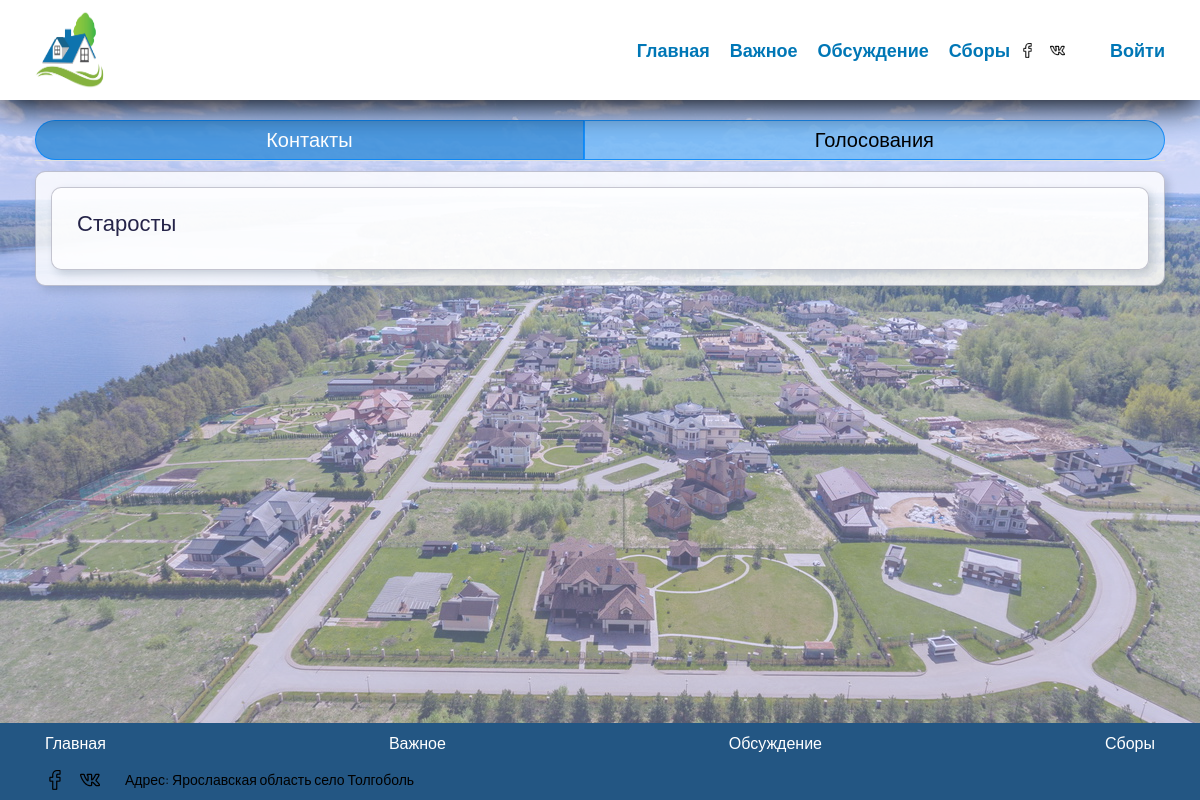
Page /important/ on the earlier database version.
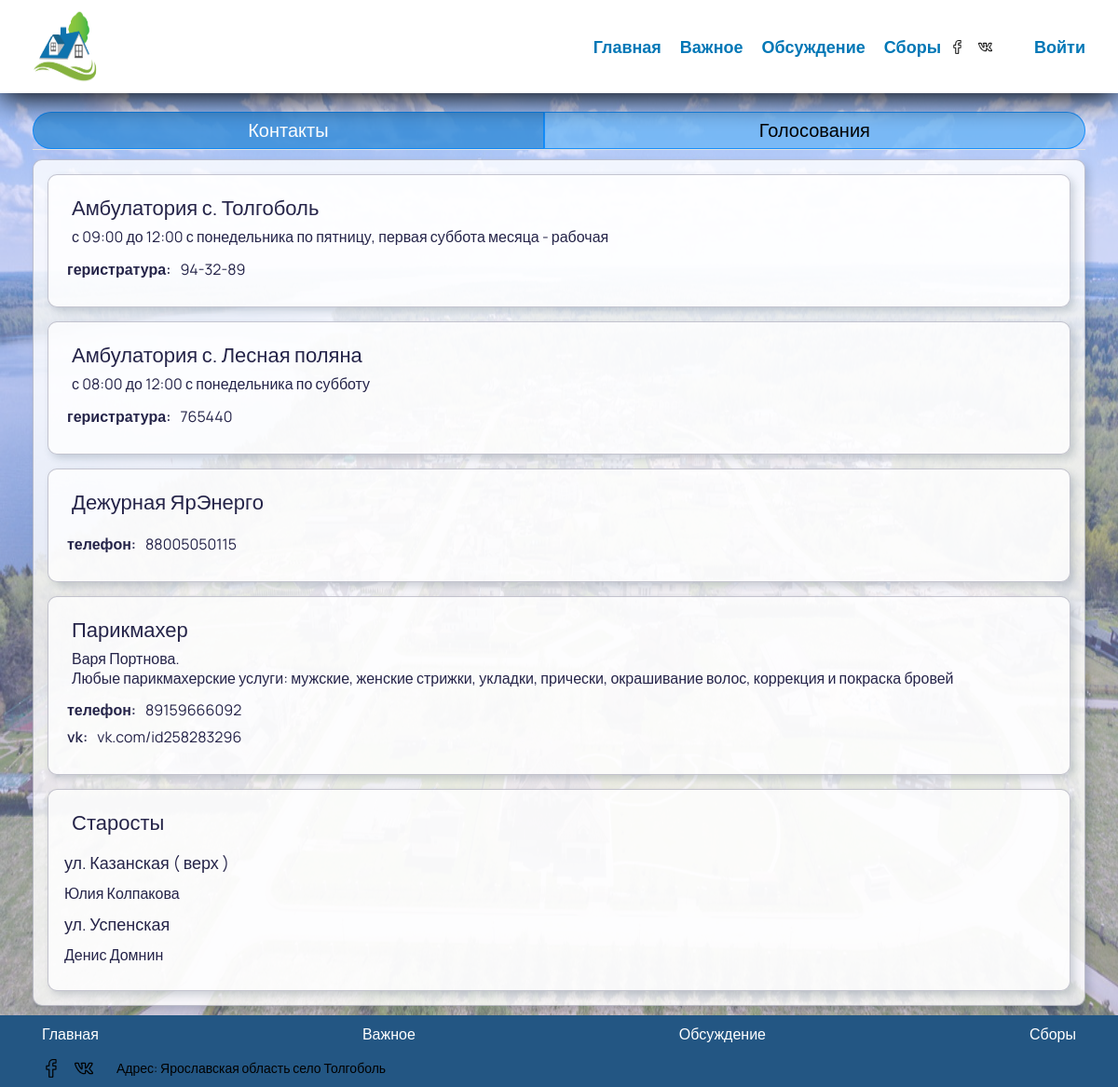
Same page on the later database version.
### MainService/models.py (models this page shows)
class AnyContact( models.Model ):
    title = models.CharField( _('Название контакта'), max_length=100, blank=False, unique=False )
    comment = models.CharField( _('Комментарий'), max_length=1000, blank=True, unique=False )
    is_chief = models.BooleanField( _('Является ли старостой'), default=False )

class ContactField( models.Model ):
    key = models.CharField( _('Название'), max_length=100, blank=False, unique=False )
    value = models.CharField( _('Значение'), max_length=1000, blank=False, unique=False )
    contact = models.ForeignKey( AnyContact, on_delete = models.CASCADE )

### MainService/views.py (the view)
# urls.py: path('important/', ImportantPage.as_view(), name='important' ),
class ImportantPage( DataMixin, TemplateView ):
    template_name = 'MainService/important.html'
    model = AnyContact
    title = _("Поселок Толгоболь / Важное / Контакты")
    @logger
    def get_context_data( self, *, object_list=None, **kwargs ):
        c_super = super().get_context_data(**kwargs)
        c_def = self.get_user_context()
        c_def['chifs'] = self.get_contact( is_chief=True )
        c_def['anys'] = self.get_contact( is_chief=False )
        c_def[ 'title' ] = self.title
        c_def[ 'votings' ] = self.get_votings_context()
        c_def.update( c_super )
        return c_def
    def get_contact( self, is_chief ):
        contacts = AnyContact.objects.filter( is_chief=is_chief )
        res = []
        for i in contacts:
            item = {}
            item['title'] = i.title
            if i.comment != '':
                item['comment'] = i.comment
            items = []
            for it in i.contactfield_set.all():
                items.append( {'key':it.key, 'value': it.value} )
            item['items'] = items
            res.append( item )
        return res
    def get_votings_context( self ):
        result = []
        votings = Voting.objects.all()
        for voting in votings:
            item = {}
            if voting.is_non_auth:
                if self.request.user.is_authenticated:
                    if voting.votingitemusernonauth_set.all().filter(csrf=str(self.request.user.id)).count():
                        item['is_disabled'] = 'disabled'
                else:
                    csrf = self.request.COOKIES.get( 'csrftoken', None )
                    if voting.votingitemusernonauth_set.all().filter(csrf=csrf).count():
                        item['is_disabled'] = 'disabled'
                if voting.is_finish:
                    item['is_disabled'] = 'disabled'
                if voting.finish_data is not None:
                    if voting.finish_data < timezone.now().date():
                        item['is_disabled'] = 'disabled'
                item['id'] = voting.id
                item['is_non_auth'] = voting.is_non_auth
                item['title'] = voting.title
                item['comment'] = voting.comment
                item['finish_data'] = voting.finish_data if voting.finish_data else 'Без срока'
                total_count = voting.votingitemusernonauth_set.count()
                persent = total_count / 100
                item['voting_items'] = [ dict( [( 'name', i.name ),
                                                ( 'id', i.id ),
                                                ( 'voting_persent', int(i.votingitemusernonauth_set.count() / persent) if persent > 0 else 0 ),
                                                ( 'voting_piople', i.votingitemusernonauth_set.count() ) ]
                                            ) for i in voting.votingitem_set.all() ]
            else:
                if self.request.user.is_authenticated:
                    if voting.votingitemuser_set.all().filter(user_id=self.request.user.id).count():
                        item['is_disabled'] = 'disabled'
                if voting.is_finish:
                    item['is_disabled'] = 'disabled'
                if voting.finish_data is not None:
                    if voting.finish_data < timezone.now().date():
                        item['is_disabled'] = 'disabled'
                item['id'] = voting.id
                item['is_non_auth'] = voting.is_non_auth
                item['title'] = voting.title
                item['comment'] = voting.comment
                item['finish_data'] = voting.finish_data if voting.finish_data else 'Без срока'
                total_count = voting.votingitemuser_set.count()
                persent = total_count / 100
                item['voting_items'] = [ dict( [( 'name', i.name ),
                                                ( 'id', i.id ),
                                                ( 'voting_persent', int(i.votingitemuser_set.count() / persent) if persent > 0 else 0 ),
                                                ( 'voting_piople', i.votingitemuser_set.count() ) ]
                                            ) for i in voting.votingitem_set.all() ]
            item['total_count'] = total_count
            result.append( item )
        return result

### MainService/logger.py (called while the page is built)
def logger( func, *args, **kwargs ):
    def wrap( *args, **kwargs ):
        Logger().Log( logging.INFO, func.__name__, '[pd][start]', args, kwargs)
        stack = traceback.extract_stack()
        res = func( *args, **kwargs )
        Logger().Log( logging.INFO, func.__name__, '[pd][finish]', res)
        return res
    return wrap

    def __new__( cls ):
        if not hasattr( cls, 'instance'):
            cls.instance = super( Logger, cls ).__new__( cls )
        return cls.instance

    def Log( self, log_level, *args, **kwargs ):
        print(log_level, 'log_level')
        msg = self._get_msg( *args )
        logging.log( log_level, msg, **kwargs )

    @staticmethod
    def _get_msg( *arg ):
        msg = ''
        for i in arg:
            msg += str(i) + ' '
        return msg

### TolgobolVillage/utils.py (called while the page is built)
    def get_user_context( self, **kwargs ):
        context = kwargs
        user_menu = MENU.copy()
        if self.request.user.is_authenticated:
            context[ 'account' ] = { 'title': self.request.user.first_name,
                                    'url_name':'account',
                                    'sub_menu': (
                                        {'sub_title': _('Личный кабинет'), 'url_name': 'account'},
                                        {'sub_title': _('Изменить пароль'), 'url_name': 'security'},
                                        {'sub_title': _('Выйти'), 'url_name': 'logout'}
                                    )
                                    }
        else:
            context[ 'account' ] = { 'title': _("Войти"), 'url_name':'auth' }
            context[ 'form_login' ] = AuthLoginForm
        context[ 'menu' ] = user_menu
        return context

### MainService/templates/MainService/important.html (shortened to what this page needs)
{% extends 'MainService/base.html' %}
{% load static %}
{% block css %}
<link rel="stylesheet" type="text/css" href="{% static "/css/important_body.css"  %}">
<link rel="stylesheet" type="text/css" href="{% static "/css/tabs.css"  %}">
<link rel="stylesheet" type="text/css" href="{% static "/css/modal.css"  %}">
{% endblock %}
{% block page %}
<div class="wrapper__page">
  <section class="test _container">
    <div class="tabs">
      <div class="tabs__nav">
        <button class="tabs__btn tabs__btn_active" id="contacts">Контакты</button>
        <button class="tabs__btn" id="voting">Голосования</button>
      </div>
      <div class="tabs__content">
        <div class="tabs__pane tabs__pane_show">
          {% for any in anys %}
            <div class="block">
              <div class="block-title">
                {{ any.title }}
              </div>
              <div class="block-text">{{ any.comment }}</div>
              <div class="block-content">
                {% for any_contact in any.items %}
                  <div class="block-content-item">
                    <div class="content-item-key">{{ any_contact.key }}:</div>
                    <div class="content-item-value">{{ any_contact.value }}</div>
                  </div>
                {% endfor %}
              </div>
            </div>
          {% endfor %}
          <div class="block">
            <div class="block-title">
              Старосты
            </div>
            <div class="block-content">
              <table>
                <tbody>
                  {% for chif in chifs %}
                    <tr>
                      <td class="block-sub-title">{{ chif.title }}</td>
                    </tr>
                    <tr>
                      {% if chif.comment %}
                      <td class="block-text">{{ chif.comment }}</td>
                      {% endif %}
                    </tr>
                  {% endfor %}
                </tbody>
              </table>
            </div>
          </div>
        </div>
      </div>
    </div>
  </section>
</div>
{% endblock %}

### MainService/templates/MainService/base.html (shortened to what this page needs)
<!doctype html>
{% load static %}
<html lang="ru">
  <head>
    <link rel="stylesheet" type="text/css" href="{% static "/css/style.css"  %}">
    <link rel="stylesheet" type="text/css" href="{% static "/css/header.css"  %}">
    <link rel="stylesheet" type="text/css" href="{% static "/css/footer.css"  %}">
    <link rel="stylesheet" type="text/css" href="{% static "/css/button.css"  %}">
    {% block css %}
    {% endblock %}
  </head>
  <body>
    <div class="wrapper">
        <header class="header">
            <div class="header__container _container">
                <div href="" class="header__logo"><a href="/"><img href="home" src="{% static "images/logo.png"  %}" alt=""></a></div>
                <div class="header__menu menu">
                    <nav class="menu__body">
                        <ul class="menu__list">
                          {% for el in menu %}
                            <li>
                                <a class="menu__link" href="{% url el.url_name %}">{{ el.title }}</a>
                            </li>
                          {% endfor %}
                        </ul>
                    </nav>
                    <div class="contact-menu__raw">
                        <div class="contact-menu__social">
                          <img src="{% static "/images/nav/facebook.png"  %}" alt="">
                          <img src="{% static "/images/nav/vk.png"  %}" alt="">
                        </div>
                    </div>
                    <div  class="auth">
                      <ul class="menu__list auth_menu">
                        <li>
                          <a href="{% url account.url_name %}" class="menu__link">{{ account.title }}</a>
                        </li>
                      </ul>
                    </div>
                </div>
            </div>
        </header>
        <main class="main page">
        {% block page %}
	      {% endblock %}
        </main>
      <footer class="footer">
        <div class="footer-wrapper _container">
          <div class="footer-nav__wrapper">
            <div class="footer-nav footer-nav-menu">
              <ul class="footer-nav-menu__list">
                {% for el in menu %}
                <li><a href="{% url el.url_name %}" class="footer-nav-menu__link">{{ el.title }}</a></li>
                {% endfor %}
              </ul>
            </div>
            <div class="footer-nav footer-nav-social">
              <img src="{% static "/images/nav/facebook.png"  %}" alt="">
              <img src="{% static "/images/nav/vk.png"  %}" alt="">
              <div class="footer__telephone">
              <span class="footer-address">Адрес: Ярославская область село Толгоболь</span>
              </div>
            </div>
          </div>
        </div>
      </footer>
    </div>
  </body>
</html>

### MainService/static/css/style.css (style rules this page uses)
* { padding: 0; margin: 0; border: 0; }
*, *:before, *:after { box-sizing: border-box; }
nav, footer, header, aside { display: block; }
body { background-image: url("19.jpg"); background-repeat: no-repeat; background-position: 0 0; background-attachment: fixed; background-size: 100% 100%; }
html, body { height: 100%; width: 100%; font-size: 100%; line-height: 1; font-size: 14px; -ms-text-size-adjust: 100%; -moz-text-size-adjust: 100%; -webkit-text-size-adjust: 100%; }
input, button, textarea { font-family: inherit; }
button { cursor: pointer; }
a, a:visited { text-decoration: none; }
ul li { list-style: none; }
img { vertical-align: top; }
body { font-family: 'Manrope', sans-serif; font-style: 400px; }
.wrapper { min-height: 100%; overflow: hidden; display: flex; flex-direction: column; }
._container { max-width: 1170px; margin: 0px auto; padding-left: 20px; padding-right: 20px; }
.page { flex: 1 1 auto; background-color: #c6cafd6c; padding-top: 100px; padding-bottom: 10px; }
.wrapper__page { padding-top: 20px; }
* { scrollbar-width: thin; scrollbar-color: #60ADFF #DFE9EB; }

### MainService/static/css/header.css (style rules this page uses)
.header { position: fixed; top: 0px; left: 0px; width: 100%; z-index: 10; background-color: #ffffff; box-shadow: 0px 5px 30px 0px black; }
.header .header__container { display: flex; padding: 0px 10px; align-items: center; justify-content: space-between; min-height: 40px; }
.header__logo { position: relative; z-index: 0; margin: 10px; }
.header__logo a img { width: 70px; height: 80px; }
.menu__list > li { position: relative; margin-left: 20px; }
.menu__link { color: #0077B6; font-size: 18px; font-weight: 600; }
@media (min-width: 700px) { .menu__list { display: flex; align-items: center; } }
@media (min-width: 700px) { .menu__list > li { padding: 10px 0px; } }
.header__menu { display: flex; }
.menu__body { flex: 1 0 auto; }
.contact-menu__raw { display: flex; padding-left: 10px; }
.contact-menu__raw .contact-menu__social { display: flex; flex-wrap: wrap; margin: auto 0px; }
.contact-menu__raw .contact-menu__social img { margin-right: 15px; width: 15px; height: 15px; }
.auth { display: flex; align-items: center; padding: 0px 10px 0px 10px; }
.auth_menu { position: relative; }

### MainService/static/css/footer.css (style rules this page uses)
.footer { background-color: #235683; color: #FFFFFF; padding: 00px 0px 0px 0px; }
.footer-nav-menu { font-size: 16px; line-height: calc( 22 / 16 * 100%); font-weight: 400; }
.footer-nav-social { display: flex; align-items: center; margin: 15px 15px 10px 10px; }
.footer-nav-social img:not(:last-child) { margin: 0px 15px 0px 0px; }
.footer-nav-menu__list { display: flex; margin: 10px 0px; flex-wrap: wrap; justify-content: space-between; }
.footer-nav-menu__list > li { margin: 0px 10px; max-width: 20%; }
.footer-nav-menu__link { color: #FFFFFF; }
.footer__telephone { display: inline; }
.footer-address { color: #000000; margin-left: 10px; }

### MainService/static/css/button.css (style rules this page uses)
* { padding: 0; margin: 0; border: 0; }
*, *:before, *:after { box-sizing: border-box; }
nav, footer, header, aside { display: block; }
html, body { height: 100%; width: 100%; font-size: 100%; line-height: 1; font-size: 14px; -ms-text-size-adjust: 100%; -moz-text-size-adjust: 100%; -webkit-text-size-adjust: 100%; }
input, button, textarea { font-family: inherit; }
button { cursor: pointer; }
a, a:visited { text-decoration: none; }
ul li { list-style: none; }
img { vertical-align: top; }

### MainService/static/css/important_body.css (style rules this page uses)
.content-item-key { font-weight: 600; }

Differences in the rows shown:
added AnyContact: title "Амбулатория с. Толгоболь", comment "с 09:00 до 12:00 с понедельника по пятницу, первая суббота месяца - рабочая"
added ContactField: key "геристратура", value "94-32-89"
added AnyContact: title "Амбулатория с. Лесная поляна", comment "с 08:00 до 12:00 с понедельника по субботу"
added ContactField: key "геристратура", value "765440"
added AnyContact: title "Дежурная ЯрЭнерго"
added ContactField: key "телефон", value "88005050115"
added AnyContact: title "Парикмахер", comment "Варя Портнова. Любые парикмахерские услуги: мужские, женские стрижки, укладки, прически, окрашивание волос, коррекция и покраска бровей"
added ContactField: key "телефон", value "89159666092"
added ContactField: key "vk", value "vk.com/id258283296"
added AnyContact: title "ул. Казанская ( верх )", comment "Юлия Колпакова"
added AnyContact: title "ул. Успенская", comment "Денис Домнин"
